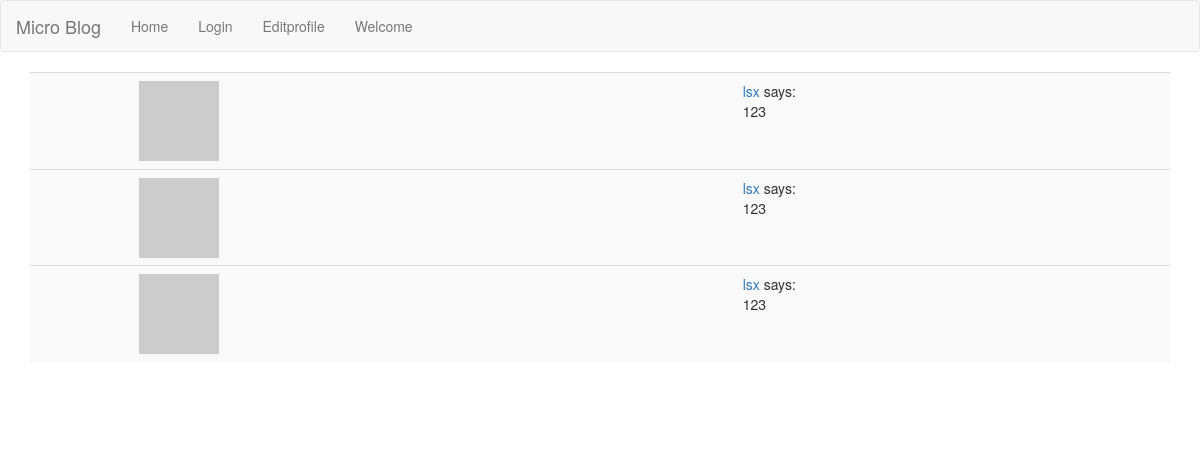
Page /user/lsx on the committed database.
### app_package/models.py (models this page shows, shortened)
class Post(db.Model):
    id = db.Column(db.Integer, primary_key=True)
    body = db.Column(db.String(500))
    timestamp = db.Column(db.DateTime, index=True, default=datetime.utcnow)
    user_id = db.Column(db.Integer, db.ForeignKey('user.id'))

class User(UserMixin,db.Model):
    id = db.Column(db.Integer, primary_key=True)
    username = db.Column(db.String(50), index=True, unique=True)
    email = db.Column(db.String(50), index=True, unique=True)
    password_hash = db.Column(db.String(50), index=True, unique=True)
    aboutme = db.Column(db.String(400))
    last_seen = db.Column(db.DateTime, default=datetime.utcnow)
    posts = db.relationship('Post', backref='author', lazy='dynamic')
    followed = db.relationship("User",secondary=followers,
        primaryjoin=(followers.c.follower_id==id),
        secondaryjoin=(followers.c.followed_id==id),
        backref=db.backref("followers",lazy="dynamic"), lazy='dynamic')
    def avatar(self, size):
        digest = md5(self.email.lower().encode('utf-8')).hexdigest()
        return 'https://www.gravatar.com/avatar/{}?d=identicon&s={}'.format(
            digest, size)
    '''
        判断是否关注
    '''
    '''
       关注用户
    '''
    '''
        取消关注
    '''
    '''
        获取关注用户以及自己的文章，发布时间倒序排列
    '''

### app_package/route.py (the view)
@app.route("/user/<username>")
def user(username):
    page = request.args.get('page', 1, type=int)
    u = User.query.filter_by(username=username).first_or_404();
    posts = [
        {'author': u, 'body': 'Test post #1'},
        {'author': u, 'body': 'Test post #2'}
    ]
    posts = Post.query.filter_by(user_id=u.id).paginate(page, app.config['POST_PERPAGE'], False)
    next_url = url_for('explore', page=posts.next_num) if posts.has_next else None
    prev_url = url_for('explore', page=posts.prev_num) if posts.has_prev else None
    return render_template("user.html", title="user", posts=posts.items, user=u, prev_url=prev_url, next_url=next_url)

### app_package/route.py (called while the page is built)
@app.before_request
def before_request():
    if current_user.is_authenticated:
        current_user.last_seen = datetime.utcnow()
        db.session.commit()

### app_package/templates/user.html (shortened to what this page needs)
{% extends "base.html" %}
{% block app_content %}
    <table class="table table-striped">
        {% for post in posts %}
            <tr>
                <td>
                    <td><img src="{{ user.avatar(128) }}"></td>
                </td>
                <td>
                    <a href="{{ url_for('user', username=post.author.username) }}">
                        {{ post.author.username }}
                    </a>
                    says:
                    <br>
                        {{ post.body }}
                </td>
            <tr>
        {% endfor %}
    </table>
    <nav aria-label="Page navigation">
    </nav>
{% endblock %}

### rows in the picture
Post: author.username "lsx", body "123"
Post: author.username "lsx", body "123"
Post: author.username "lsx", body "123"
